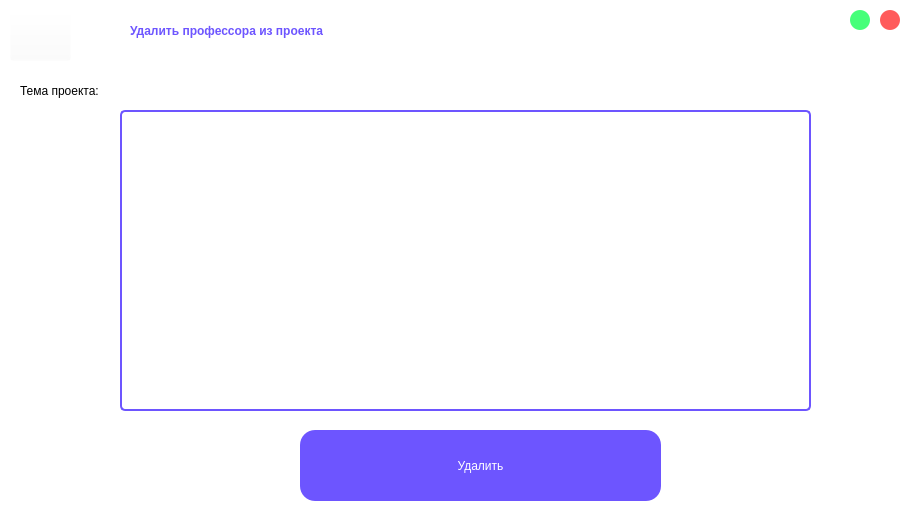
<?xml version="1.0" encoding="UTF-8"?>
<ui version="4.0">
 <class>delete_pp</class>
 <widget class="QWidget" name="delete_pp">
  <property name="geometry">
   <rect>
    <x>0</x>
    <y>0</y>
    <width>921</width>
    <height>511</height>
   </rect>
  </property>
  <property name="minimumSize">
   <size>
    <width>921</width>
    <height>511</height>
   </size>
  </property>
  <property name="maximumSize">
   <size>
    <width>921</width>
    <height>511</height>
   </size>
  </property>
  <property name="windowTitle">
   <string>Form</string>
  </property>
  <property name="styleSheet">
   <string notr="true">background-color: rgb(255, 255, 255);</string>
  </property>
  <widget class="QPushButton" name="pushButton_3">
   <property name="geometry">
    <rect>
     <x>850</x>
     <y>10</y>
     <width>20</width>
     <height>20</height>
    </rect>
   </property>
   <property name="styleSheet">
    <string notr="true">QPushButton {
	border-radius: 10px;
	background-color: #45FF79;
	color: white;
}
QPushButton:pressed {
	background-color: #B2FFC8;
}</string>
   </property>
   <property name="text">
    <string/>
   </property>
  </widget>
  <widget class="QPushButton" name="pushButton_2">
   <property name="geometry">
    <rect>
     <x>880</x>
     <y>10</y>
     <width>20</width>
     <height>20</height>
    </rect>
   </property>
   <property name="styleSheet">
    <string notr="true">QPushButton {
	border-radius: 10px;
	background-color: #FF5B5B;
	color: white;
}
QPushButton:pressed {
	background-color: #FFBCBC;
}</string>
   </property>
   <property name="text">
    <string/>
   </property>
  </widget>
  <widget class="QLabel" name="label_2">
   <property name="geometry">
    <rect>
     <x>20</x>
     <y>80</y>
     <width>871</width>
     <height>21</height>
    </rect>
   </property>
   <property name="styleSheet">
    <string notr="true">color: rgb(0, 0, 0);
font: 75 13pt &quot;Karla&quot;;</string>
   </property>
   <property name="text">
    <string>Тема проекта:</string>
   </property>
  </widget>
  <widget class="QTableView" name="tableView">
   <property name="geometry">
    <rect>
     <x>120</x>
     <y>110</y>
     <width>691</width>
     <height>301</height>
    </rect>
   </property>
   <property name="styleSheet">
    <string notr="true">QTableView {
    border: 1.5px solid #6D55FF;
    border-radius: 5px; /* Уменьшенное закругление краёв */
    gridline-color: #6D55FF; /* Цвет линий таблицы */
    background: white; /* Белый фон для всех элементов таблицы */
    selection-background-color: #6D55FF; /* Цвет фона при выделении */
    selection-color: white; /* Цвет текста при выделении */
}

QTableView::item {
    border: 1.5px solid #6D55FF; /* Фиолетовые линии ячеек */
    border-width: 1px; /* Уменьшенная толщина линий */
}

QTableView::item:selected {
    background-color: #6D55FF; /* Цвет фона выделенной строки */
    color: white; /* Цвет текста выделенной строки */
}

QHeaderView::section {
    background-color: #6D55FF;; /* Белый фон заголовков столбцов */
    color: white; /* Черный текст заголовков столбцов */
    padding: 4px;
    border: 1.5px solid #6D55FF; /* Фиолетовая граница заголовков */
	 border-width: 1px;
}
QScrollBar:horizontal {
    border: none;
    background: #f0f0f0;
    height: 10px; /* Уменьшенная высота */
    margin: 0px 10px 0 10px;
    border-radius: 5px; /* Уменьшенное закругление */
}

QScrollBar::handle:horizontal {
    background: #6D55FF;
    min-width: 10px; /* Уменьшенная минимальная длина */
    border-radius: 5px; /* Уменьшенное закругление */
}

QScrollBar::add-line:horizontal,
QScrollBar::sub-line:horizontal {
    border: none;
    background: none;
    width: 0px;
    height: 0px;
}

QScrollBar:vertical {
    border: none;
    background: #f0f0f0;
    width: 10px; /* Уменьшенная ширина */
    margin: 10px 0 10px 0;
    border-radius: 5px; /* Уменьшенное закругление */
}

QScrollBar::handle:vertical {
    background: #6D55FF;
    min-height: 10px; /* Уменьшенная минимальная длина */
    border-radius: 5px; /* Уменьшенное закругление */
}

QScrollBar::add-line:vertical,
QScrollBar::sub-line:vertical {
    border: none;
    background: none;
    width: 0px;
    height: 0px;
}</string>
   </property>
  </widget>
  <widget class="QPushButton" name="pushButton">
   <property name="geometry">
    <rect>
     <x>300</x>
     <y>430</y>
     <width>361</width>
     <height>71</height>
    </rect>
   </property>
   <property name="autoFillBackground">
    <bool>false</bool>
   </property>
   <property name="styleSheet">
    <string notr="true">QPushButton{
	color: rgb(255, 255, 255);
	background-color: #6D55FF;
	border-radius: 15px; 
	font: 75 25pt &quot;Karla&quot; bold;
	border: 2px;
}
QPushButton:pressed{
	background-color: #A597FF;
}</string>
   </property>
   <property name="text">
    <string>Удалить</string>
   </property>
   <property name="default">
    <bool>false</bool>
   </property>
   <property name="flat">
    <bool>false</bool>
   </property>
  </widget>
  <widget class="QLabel" name="label">
   <property name="geometry">
    <rect>
     <x>130</x>
     <y>0</y>
     <width>701</width>
     <height>61</height>
    </rect>
   </property>
   <property name="styleSheet">
    <string notr="true">color: rgb(109, 85, 255);
font: 75 28pt &quot;Karla&quot; bold;
font-weight: 500;</string>
   </property>
   <property name="text">
    <string>Удалить профессора из проекта</string>
   </property>
  </widget>
  <widget class="QPushButton" name="pushButton_4">
   <property name="geometry">
    <rect>
     <x>10</x>
     <y>10</y>
     <width>61</width>
     <height>51</height>
    </rect>
   </property>
   <property name="styleSheet">
    <string notr="true">background-color: rgba(255, 255, 255, 0);</string>
   </property>
   <property name="text">
    <string/>
   </property>
   <property name="icon">
    <iconset resource="greeting.qrc">
     <normaloff>:/new/prefix1/return.png</normaloff>:/new/prefix1/return.png</iconset>
   </property>
   <property name="iconSize">
    <size>
     <width>35</width>
     <height>35</height>
    </size>
   </property>
  </widget>
 </widget>
 <resources>
  <include location="greeting.qrc"/>
 </resources>
 <connections/>
</ui>
